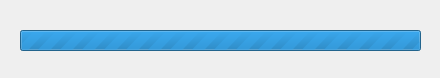
<?xml version="1.0" encoding="UTF-8"?>
<ui version="4.0">
 <class>jindutiao</class>
 <widget class="QWidget" name="jindutiao">
  <property name="geometry">
   <rect>
    <x>0</x>
    <y>0</y>
    <width>440</width>
    <height>78</height>
   </rect>
  </property>
  <property name="windowTitle">
   <string>连接中......</string>
  </property>
  <widget class="QProgressBar" name="progressBar">
   <property name="geometry">
    <rect>
     <x>20</x>
     <y>30</y>
     <width>401</width>
     <height>21</height>
    </rect>
   </property>
   <property name="maximum">
    <number>0</number>
   </property>
   <property name="value">
    <number>-1</number>
   </property>
  </widget>
 </widget>
 <resources/>
 <connections/>
</ui>
